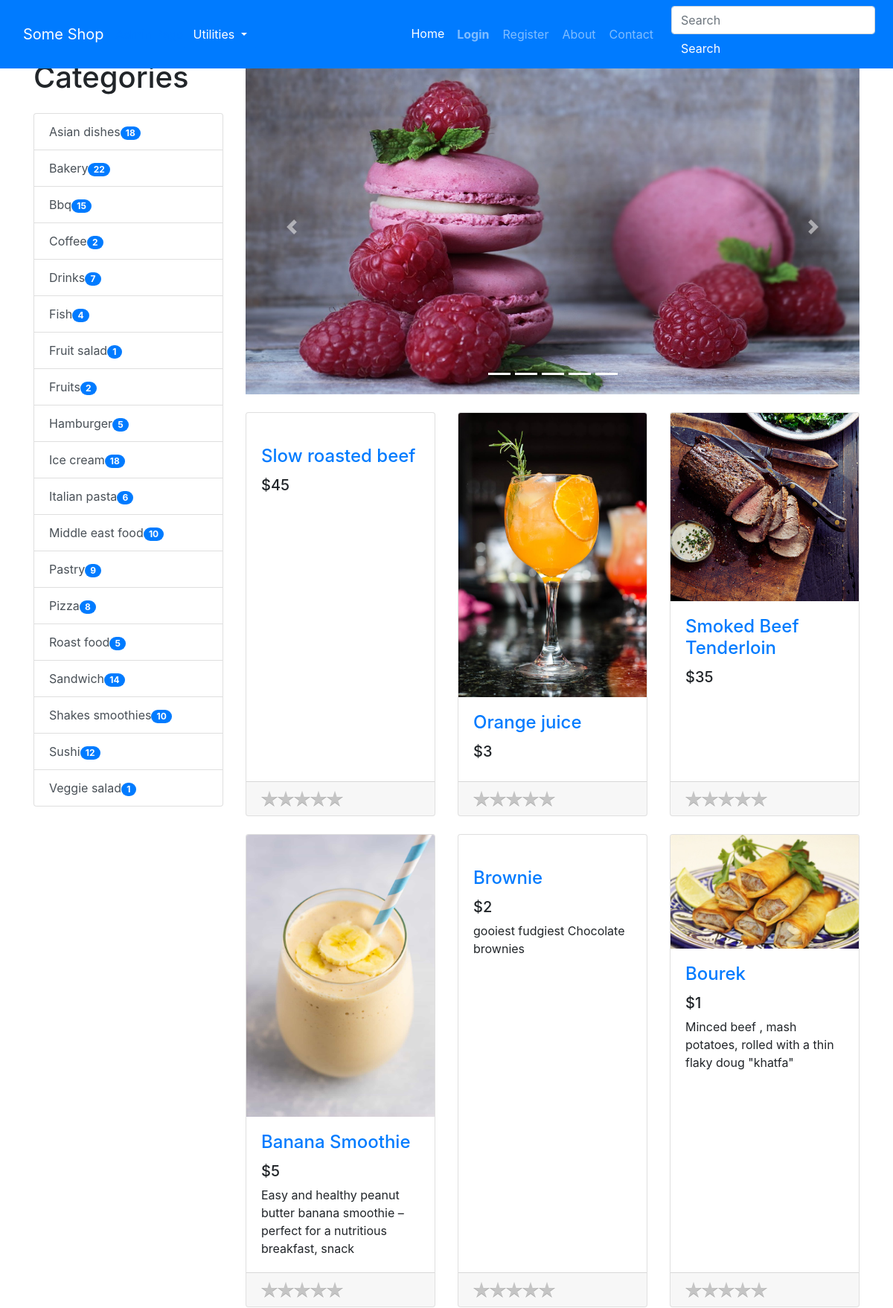
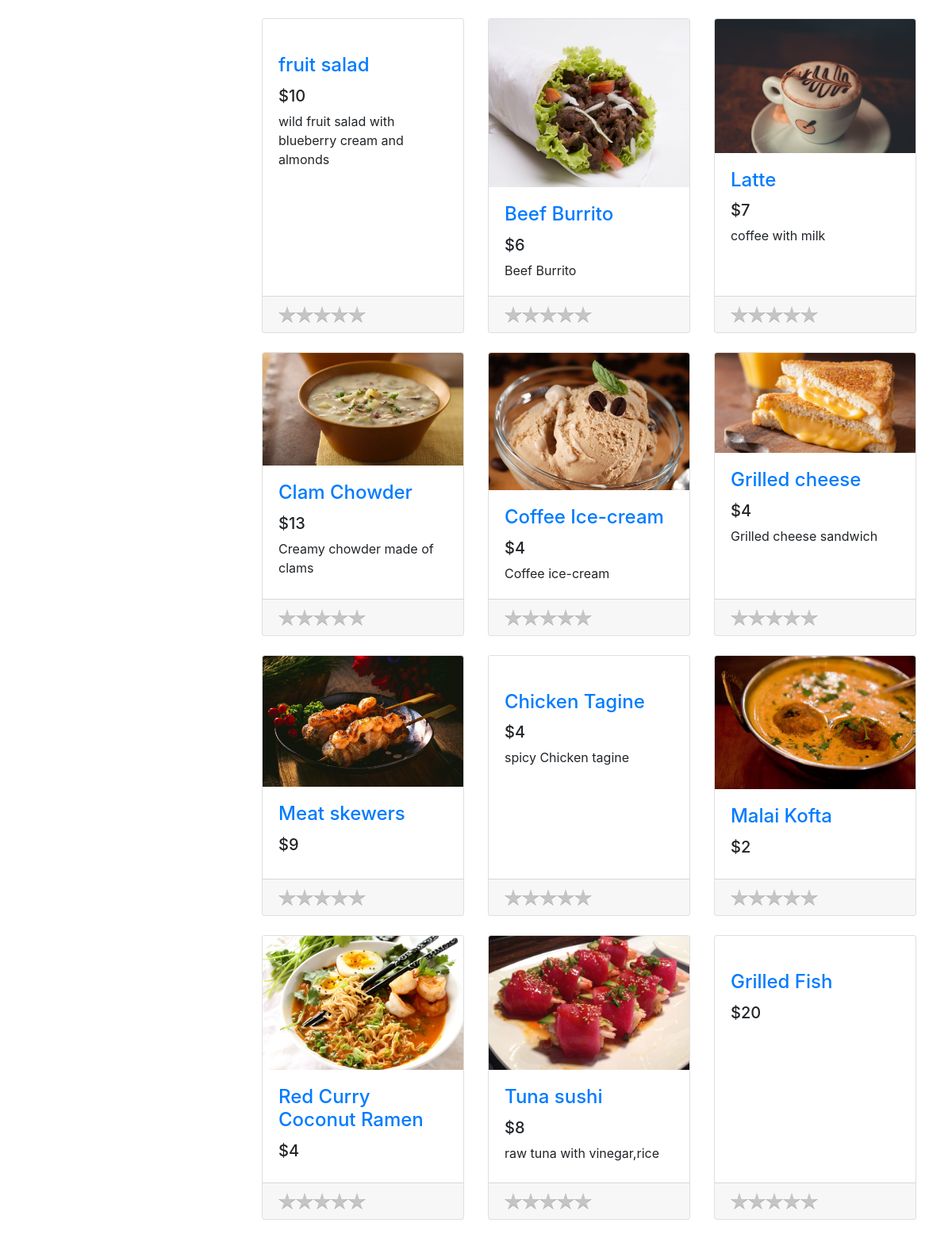
The page / (upper part) on the database its author committed (2 pictures, top to bottom).
### tables this page shows
CREATE TABLE PRODUCT (ID VARCHAR, NAME VARCHAR, PRICE INTEGER, DESCRIPTION TEXT, IMAGE TEXT, TAGS TEXT, SCORE REAL);

### app.py (the view)
@app.route("/")
def home():
    products = get_all_products()
    sorted_products = products.copy()
    random.shuffle(products)
    if session.get("user_id"):
        user_id = session.get("user_id")
        ratings = [ get_rating_by_both(user_id, p.id) for p in products ]
    else:
        ratings = [None] * len(products)
    tags = get_product_tags()
    return render_template("index.html",
                            products=products,
                            ratings=ratings,
                            tags=tags,
                            chosen_products=sorted_products[:5],
                            os=os,
                            len=len,
                            range=range,
                            enumerate=enumerate,
                            zip=zip,
                            remove_starting_digits=remove_starting_digits)

### common/database.py (called while the page is built)
    @classmethod
    def get_all_products(cls, formalize=True):
        cursor = cls.DATABASE.execute("SELECT * FROM PRODUCT ORDER BY SCORE DESC")
        returned_data = cursor.fetchall()
        if not returned_data:
            return None
        if not formalize:
            return returned_data
        data = []
        for item in returned_data:
            d = {}
            for i, field in enumerate(cls.PRODUCT_FIELDS):
                d[field.lower()] = item[i]
            data.append(d)
        return data

    @classmethod
    def get_products_by_tag(cls, tag):
        cursor = cls.DATABASE.execute("SELECT * FROM PRODUCT WHERE TAGS LIKE ? ORDER BY SCORE DESC", (f"%{tag}%",))
        returned_data = cursor.fetchall()
        if not returned_data:
            return None
        data = []
        for item in returned_data:
            d = {}
            for i, field in enumerate(cls.PRODUCT_FIELDS):
                d[field.lower()] = item[i]
            data.append(d)
        return data

    @classmethod
    def get_product_tags(cls):
        data = cls.get_all_products()
        return sorted({ d['tags'] for d in data })

### common/utils.py (called while the page is built)
def remove_starting_digits(string):
    return string.lstrip(digits)

### models/products/product.py (called while the page is built)
def get_all_products(formalize=True):
    products = Database.get_all_products(formalize=formalize)
    if not formalize:
        return products
    return [ Product(**product) for product in products ]

def get_product_tags():
    data = {}
    tags = Database.get_product_tags()
    for tag in tags:
        count = len(Database.get_products_by_tag(tag))
        data[tag] = count
    return data

### templates/index.html (shortened to what this page needs)
{% extends "base.html" %}
{% block content %}
<div class="container">
    <div class="row">
        <div class="col-lg-3">
            <h1 class="my-4">
                {% if category %}
                {{category.replace("_", " ").capitalize()}}
                {% else %}
                Categories
                {% endif %}
            </h1>
            <div class="list-group" id="list-tab" role="tablist">
                {% for tag, count in tags.items() %}
                {% if category == tag %}
                <a class="list-group-item list-group-item-action active" href="{{url_for('categories', category=tag)}}"
                    aria-controls="home">{{tag.replace("_", " ").capitalize()}}<span class="badge badge-secondary badge-pill">  {{count}}</span></a>
                {% else %}
                <a class="list-group-item list-group-item-action" href="{{url_for('categories', category=tag)}}"
                    aria-controls="home">{{tag.replace("_", " ").capitalize()}}<span class="badge badge-primary badge-pill">  {{count}}</span></a>
                {% endif %}
                {% endfor %}
            </div>
        </div>
        <div class="col-lg-9">
            <div id="carouselExampleIndicators" class="carousel slide my-4" data-ride="carousel">
                <ol class="carousel-indicators">
                    {% for i in range(len(chosen_products)) %}
                    <li data-target="#carouselExampleIndicators" data-slide-to="{{i}}" class="active"></li>
                    {% endfor %}
                </ol>
                <div class="carousel-inner" role="listbox">
                    {% for i, product in enumerate(chosen_products) %}
                        {% if i == 0 %}
                        <div class="carousel-item active">
                        {% else %}
                        <div class="carousel-item">
                            {% endif %}
                            <a href="{{url_for('product.product', product_id=product.id)}}">
                                <img class="d-block img-fluid carousel-img"
                                    src="{{url_for('static', filename='img/products/{}'.format(os.path.basename(product.image)))}}"
                                    alt="slide">
                            </a>
                        </div>
                        {% endfor %}
                    </div>
                    <a class="carousel-control-prev" href="#carouselExampleIndicators" role="button" data-slide="prev">
                        <span class="carousel-control-prev-icon" aria-hidden="true"></span>
                    </a>
                    <a class="carousel-control-next" href="#carouselExampleIndicators" role="button" data-slide="next">
                        <span class="carousel-control-next-icon" aria-hidden="true"></span>
                    </a>
                </div>
                <div class="row">
                    {% for product in products %}
                    <div class="col-lg-4 col-md-6 mb-4">
                        <div class="card h-100">
                            <a href="{{url_for('product.product', product_id=product.id)}}"><img class="card-img-top"
                                    src="{{url_for('static', filename='img/products/{}'.format(os.path.basename(product.image)))}}"
                                    alt=""></a>
                            <div class="card-body">
                                <h4 class="card-title">
                                    <a href="{{url_for('product.product', product_id=product.id)}}">{{product.name}}</a>
                                </h4>
                                <h5>${{product.price}}</h5>
                                <p class="card-text">{{product.description}}</p>
                            </div>
                            <div class="card-footer">
                                <div class="text-align"><span class="product_star_rating" id="{{remove_starting_digits(product.id)}}"></span></div>
                            </div>
                        </div>
                    </div>
                    {% else %}
                    <br>
                    <br>
                    <h4>Not products available.</h4>
                    {% endfor %}
                </div>
            </div>
        </div>
    </div>
    {% endblock content %}

### templates/base.html (shortened to what this page needs)
<!doctype html>
<html>
<head>
    <link rel="stylesheet" href="{{url_for('static', filename='css/shop-homepage.css')}}">
    <link rel="stylesheet" href="{{url_for('static', filename='css/bootstrap.min.css')}}">
</head>
<body>
    <nav class="navbar navbar-expand-lg navbar-dark bg-primary fixed-top">
        <div class="container">
            <a class="navbar-brand" href="#">Some Shop</a>
            <a class="nav-item" href="{{url_for('user.admin')}}">Admin Page</a>
            <div class="dropdown">
                <button class="btn btn-primary dropdown-toggle" type="button" id="dropdownMenu2" data-toggle="dropdown"
                    aria-haspopup="true" aria-expanded="false">
                    Utilities
                </button>
            </div>
            <div class="collapse navbar-collapse" id="navbarResponsive">
                <ul class="navbar-nav ml-auto">
                    <li class="nav-item active">
                        <a class="nav-link" href="{{url_for('home')}}">Home
                        </a>
                    </li>
                    {% if not session['email'] %}
                    <li class="nav-item">
                        <a class="nav-link btn font-weight-bold" href="{{url_for('user.login')}}">Login</a>
                    </li>
                    <li class="nav-item">
                        <a class="nav-link btn" href="{{url_for('user.register')}}">Register</a>
                    </li>
                    {% else %}
                    <li class="nav-item">
                        <a class="nav-link btn" href="{{url_for('user.logout')}}">Logout</a>
                    </li>
                    {% endif %}
                    <li class="nav-item">
                        <a class="nav-link btn" href="#">About</a>
                    </li>
                    <li class="nav-item">
                        <a class="nav-link btn" href="#">Contact</a>
                    </li>
                </ul>
            </div>
        </div>
        <form class="form-inline" method="GET" action="{{url_for('search')}}">
            <input class="form-control mr-sm-2" type="search" name="q" id="q" placeholder="Search" aria-label="Search">
            <button class="btn btn-primary my-2 my-sm-0" type="submit">Search</button>
        </form>
    </nav>
    {% block content %}
    {% endblock content %}
</body>
</html>

### static/css/shop-homepage.css (style rules this page uses)
body { padding-top: 56px; }

### rows shown on the page
PRODUCT: replace "Asian dishes", count "18"
PRODUCT: replace "Bakery", count "22"
PRODUCT: replace "Bbq", count "15"
PRODUCT: replace "Coffee", count "2"
PRODUCT: replace "Drinks", count "7"
PRODUCT: replace "Fish", count "4", IMAGE (picture), name "Clam Chowder", price "13", description "Creamy chowder made of clams"
PRODUCT: replace "Fruit salad", count "1", name "fruit salad", price "10", description "wild fruit salad with blueberry cream and almonds"
PRODUCT: replace "Fruits", count "2"
PRODUCT: replace "Hamburger", count "5"
PRODUCT: replace "Ice cream", count "18"
PRODUCT: replace "Italian pasta", count "6"
PRODUCT: replace "Middle east food", count "10"
PRODUCT: replace "Pastry", count "9", IMAGE (picture)
PRODUCT: replace "Pizza", count "8"
PRODUCT: replace "Roast food", count "5", IMAGE (picture), name "Smoked Beef Tenderloin", price "35"
PRODUCT: replace "Sandwich", count "14"
PRODUCT: replace "Shakes smoothies", count "10"
PRODUCT: replace "Sushi", count "12"
PRODUCT: replace "Veggie salad", count "1"
PRODUCT: name "Slow roasted beef", price "45"
PRODUCT: IMAGE (picture), name "Orange juice", price "3"
PRODUCT: IMAGE (picture), name "Banana Smoothie", price "5", description "Easy and healthy peanut butter banana smoothie – perfect for a nutritious breakfast, snack"
PRODUCT: name "Brownie", price "2", description "gooiest fudgiest Chocolate brownies"
PRODUCT: IMAGE (picture), name "Bourek", price "1", description "Minced beef , mash potatoes, rolled with a thin flaky doug \"khatfa\""
PRODUCT: IMAGE (picture), name "Beef Burrito", price "6", description "Beef Burrito"
PRODUCT: IMAGE (picture), name "Latte", price "7", description "coffee with milk"
PRODUCT: IMAGE (picture), name "Coffee Ice-cream", price "4", description "Coffee ice-cream"
PRODUCT: IMAGE (picture), name "Grilled cheese", price "4", description "Grilled cheese sandwich"
PRODUCT: IMAGE (picture), name "Meat skewers", price "9"
PRODUCT: name "Chicken Tagine", price "4", description "spicy Chicken tagine"
PRODUCT: IMAGE (picture), name "Malai Kofta", price "2"
PRODUCT: IMAGE (picture), name "Red Curry Coconut Ramen", price "4"
PRODUCT: IMAGE (picture), name "Tuna sushi", price "8", description "raw tuna with vinegar,rice"
PRODUCT: name "Grilled Fish", price "20"
